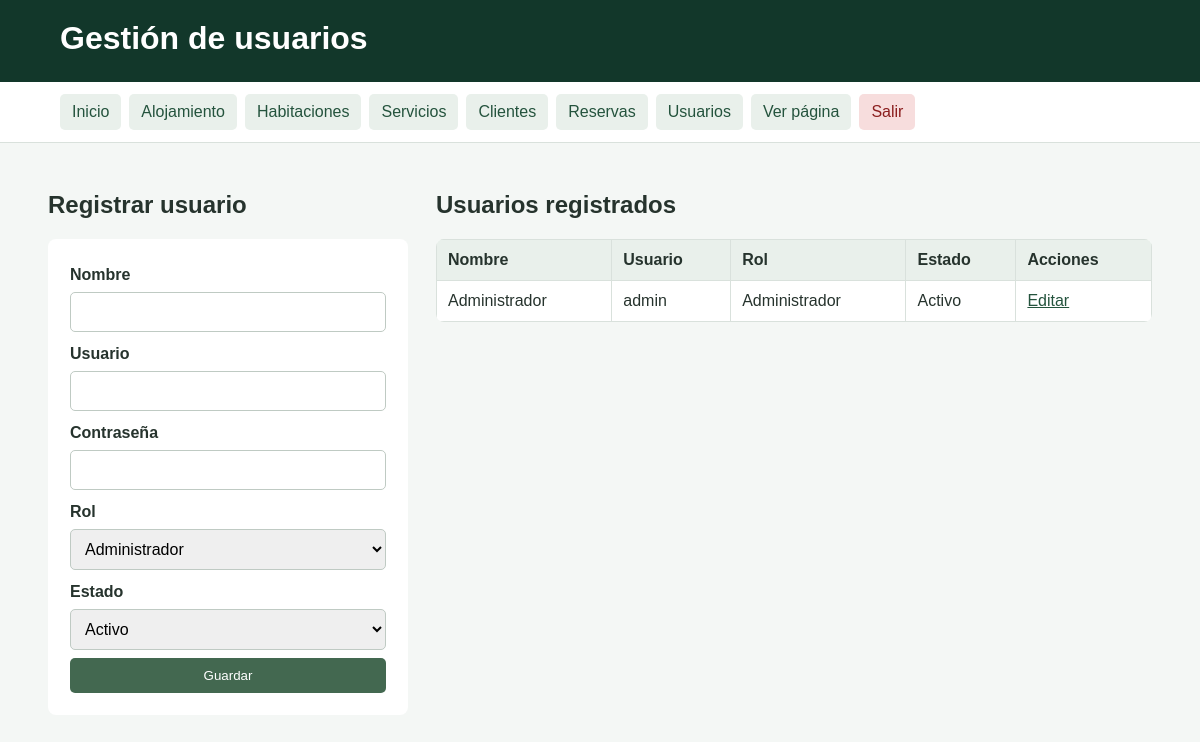
/usuarios_admin.php (signed in), run on the app's committed database.
### tables this page shows
CREATE TABLE IF NOT EXISTS usuario (
    id_usuario INT AUTO_INCREMENT PRIMARY KEY,
    nombre VARCHAR(100) NOT NULL,
    usuario VARCHAR(50) NOT NULL UNIQUE,
    clave VARCHAR(100) NOT NULL,
    rol VARCHAR(30) NOT NULL DEFAULT 'Administrador',
    estado VARCHAR(20) NOT NULL DEFAULT 'Activo'
);

### usuarios_admin.php (the view, shortened to what this page needs)
<?php
require_once "conexion.php";
$editar = null;
$usuarios = $conexion->query("SELECT * FROM usuario ORDER BY id_usuario DESC");
?>
<!DOCTYPE html>
<html lang="es">
<head>
    <title>Usuarios</title><link rel="stylesheet" href="admin.css">
</head>
<body>
<header class="cabecera-admin"><h1>Gestión de usuarios</h1></header>
<?php include "menu_admin.php"; ?>
<main class="contenedor-admin">
    <section class="dos-columnas">
        <div>
            <h2><?php echo $editar ? "Modificar usuario" : "Registrar usuario"; ?></h2>
            <form class="form-admin" method="POST">
                <label>Nombre</label>
                <input type="text" name="nombre" value="<?php echo htmlspecialchars($editar['nombre'] ?? ''); ?>" required>
                <label>Usuario</label>
                <input type="text" name="usuario" value="<?php echo htmlspecialchars($editar['usuario'] ?? ''); ?>" required>
                <label>Contraseña</label>
                <input type="text" name="clave" value="<?php echo htmlspecialchars($editar['clave'] ?? ''); ?>" required>
                <label>Rol</label>
                <?php $rol_actual = $editar['rol'] ?? 'Administrador'; ?>
                <select name="rol">
                    <option <?php if ($rol_actual === 'Administrador') echo 'selected'; ?>>Administrador</option>
                </select>
                <label>Estado</label>
                <?php $estado_actual = $editar['estado'] ?? 'Activo'; ?>
                <select name="estado">
                    <option <?php if ($estado_actual === 'Activo') echo 'selected'; ?>>Activo</option>
                </select>
                <button type="submit">Guardar</button>
            </form>
        </div>
        <div>
            <h2>Usuarios registrados</h2>
            <div class="tabla-responsive">
                <table>
                    <tr><th>Nombre</th><th>Usuario</th><th>Rol</th><th>Estado</th><th>Acciones</th></tr>
                    <?php while ($fila = $usuarios->fetch_assoc()): ?>
                    <tr>
                        <td><?php echo htmlspecialchars($fila['nombre']); ?></td>
                        <td><?php echo htmlspecialchars($fila['usuario']); ?></td>
                        <td><?php echo htmlspecialchars($fila['rol']); ?></td>
                        <td><?php echo htmlspecialchars($fila['estado']); ?></td>
                        <td>
                            <a href="?editar=<?php echo $fila['id_usuario']; ?>">Editar</a>
                        </td>
                    </tr>
                    <?php endwhile; ?>
                </table>
            </div>
        </div>
    </section>
</main>
</body>
</html>

### admin.css (style rules this page uses)
* { box-sizing: border-box; }
body { margin: 0; font-family: Arial, sans-serif; background: #f4f7f5; color: #26332d; }
a { color: #24533d; }
.cabecera-admin { background: #12372a; color: white; padding: 20px 5%; }
.cabecera-admin h1 { margin: 0 0 5px; }
.contenedor-admin { width: min(1200px, 92%); margin: 28px auto; }
.panel-ayuda, .form-admin { background: white; padding: 22px; border-radius: 8px; }
.dos-columnas { display: grid; grid-template-columns: 360px 1fr; gap: 28px; align-items: start; }
.form-admin { display: flex; flex-direction: column; gap: 8px; }
.form-admin label { font-weight: bold; margin-top: 5px; }
.form-admin input, .form-admin select, .form-admin textarea, .form-estado select { padding: 10px; border: 1px solid #bfcac3; border-radius: 5px; font: inherit; }
.form-admin button, .form-estado button { border: 0; background: #436850; color: white; padding: 10px 14px; border-radius: 5px; cursor: pointer; }
.tabla-responsive { overflow-x: auto; background: white; border-radius: 8px; }
table { width: 100%; border-collapse: collapse; }
th, td { padding: 11px; border: 1px solid #d9e1dc; text-align: left; vertical-align: top; }
th { background: #e9f0eb; }

### data on the page
usuario: nombre "Administrador", usuario "admin", rol "Administrador", estado "Activo"
